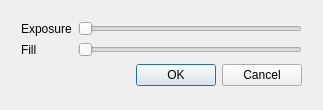
<?xml version="1.0" encoding="UTF-8"?>
<ui version="4.0">
 <class>Camera_Capture_Img_Window</class>
 <widget class="QDialog" name="Camera_Capture_Img_Window">
  <property name="geometry">
   <rect>
    <x>0</x>
    <y>0</y>
    <width>323</width>
    <height>110</height>
   </rect>
  </property>
  <property name="windowTitle">
   <string>Capture Camera Image</string>
  </property>
  <widget class="QWidget" name="">
   <property name="geometry">
    <rect>
     <x>21</x>
     <y>20</y>
     <width>281</width>
     <height>68</height>
    </rect>
   </property>
   <layout class="QVBoxLayout" name="verticalLayout">
    <item>
     <layout class="QGridLayout" name="gridLayout">
      <item row="0" column="0">
       <widget class="QLabel" name="avgBrightnessLabel">
        <property name="text">
         <string>Exposure</string>
        </property>
       </widget>
      </item>
      <item row="0" column="1">
       <widget class="QSlider" name="avgBrightnessEdit">
        <property name="orientation">
         <enum>Qt::Horizontal</enum>
        </property>
       </widget>
      </item>
      <item row="1" column="0">
       <widget class="QLabel" name="fillLabel">
        <property name="text">
         <string>Fill</string>
        </property>
       </widget>
      </item>
      <item row="1" column="1">
       <widget class="QSlider" name="fillEdit">
        <property name="orientation">
         <enum>Qt::Horizontal</enum>
        </property>
       </widget>
      </item>
     </layout>
    </item>
    <item>
     <widget class="QDialogButtonBox" name="buttonBox">
      <property name="orientation">
       <enum>Qt::Horizontal</enum>
      </property>
      <property name="standardButtons">
       <set>QDialogButtonBox::Cancel|QDialogButtonBox::Ok</set>
      </property>
     </widget>
    </item>
   </layout>
  </widget>
  <zorder>buttonBox</zorder>
  <zorder>avgBrightnessLabel</zorder>
  <zorder>fillLabel</zorder>
  <zorder>avgBrightnessEdit</zorder>
  <zorder>fillEdit</zorder>
  <zorder>avgBrightnessLabel</zorder>
  <zorder>avgBrightnessEdit</zorder>
  <zorder>fillEdit</zorder>
 </widget>
 <resources/>
 <connections>
  <connection>
   <sender>buttonBox</sender>
   <signal>accepted()</signal>
   <receiver>Camera_Capture_Img_Window</receiver>
   <slot>accept()</slot>
   <hints>
    <hint type="sourcelabel">
     <x>248</x>
     <y>254</y>
    </hint>
    <hint type="destinationlabel">
     <x>157</x>
     <y>274</y>
    </hint>
   </hints>
  </connection>
  <connection>
   <sender>buttonBox</sender>
   <signal>rejected()</signal>
   <receiver>Camera_Capture_Img_Window</receiver>
   <slot>reject()</slot>
   <hints>
    <hint type="sourcelabel">
     <x>316</x>
     <y>260</y>
    </hint>
    <hint type="destinationlabel">
     <x>286</x>
     <y>274</y>
    </hint>
   </hints>
  </connection>
 </connections>
</ui>
